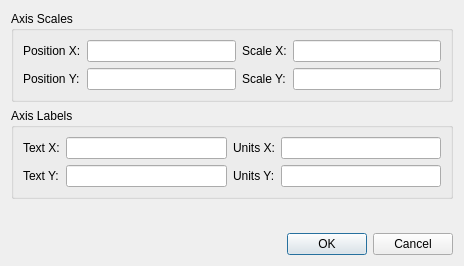
<?xml version="1.0" encoding="UTF-8"?>
<ui version="4.0">
 <class>AxisWidget</class>
 <widget class="QDialog" name="AxisWidget">
  <property name="enabled">
   <bool>true</bool>
  </property>
  <property name="geometry">
   <rect>
    <x>0</x>
    <y>0</y>
    <width>464</width>
    <height>266</height>
   </rect>
  </property>
  <property name="windowTitle">
   <string>Axes</string>
  </property>
  <layout class="QGridLayout" name="gridLayout_3">
   <item row="0" column="0">
    <layout class="QVBoxLayout" name="verticalLayout">
     <item>
      <widget class="QGroupBox" name="scaleGroupBox">
       <property name="title">
        <string>Axis Scales</string>
       </property>
       <layout class="QGridLayout" name="gridLayout_5">
        <item row="0" column="0">
         <layout class="QGridLayout" name="scaleGridLayout">
          <item row="1" column="2">
           <widget class="QLabel" name="yscaleLabel">
            <property name="toolTip">
             <string>y-scale of pixels</string>
            </property>
            <property name="text">
             <string>Scale Y:</string>
            </property>
           </widget>
          </item>
          <item row="1" column="1">
           <widget class="QLineEdit" name="ypositionLineEdit">
            <property name="toolTip">
             <string>y-coordinate of the first pixel</string>
            </property>
           </widget>
          </item>
          <item row="0" column="0">
           <widget class="QLabel" name="xpositionLabel">
            <property name="toolTip">
             <string>x-coordinate of the first pixel</string>
            </property>
            <property name="text">
             <string>Position X:</string>
            </property>
           </widget>
          </item>
          <item row="0" column="1">
           <widget class="QLineEdit" name="xpositionLineEdit">
            <property name="toolTip">
             <string>x-coordinate of the first pixel</string>
            </property>
           </widget>
          </item>
          <item row="1" column="3">
           <widget class="QLineEdit" name="yscaleLineEdit">
            <property name="toolTip">
             <string>y-scale of pixels</string>
            </property>
           </widget>
          </item>
          <item row="0" column="2">
           <widget class="QLabel" name="xscaleLabel">
            <property name="toolTip">
             <string>x-scale of pixels</string>
            </property>
            <property name="text">
             <string>Scale X:</string>
            </property>
           </widget>
          </item>
          <item row="0" column="3">
           <widget class="QLineEdit" name="xscaleLineEdit">
            <property name="toolTip">
             <string>x-scale of pixels</string>
            </property>
           </widget>
          </item>
          <item row="1" column="0">
           <widget class="QLabel" name="ypositionLabel">
            <property name="toolTip">
             <string>y-coordinate of the first pixel</string>
            </property>
            <property name="text">
             <string>Position Y:</string>
            </property>
           </widget>
          </item>
         </layout>
        </item>
       </layout>
      </widget>
     </item>
     <item>
      <widget class="QGroupBox" name="labelGroupBox">
       <property name="title">
        <string>Axis Labels</string>
       </property>
       <layout class="QGridLayout" name="gridLayout_4">
        <item row="0" column="0">
         <layout class="QGridLayout" name="labelGridLayout">
          <item row="0" column="1">
           <widget class="QLineEdit" name="xtextLineEdit">
            <property name="toolTip">
             <string>text of x-axis</string>
            </property>
           </widget>
          </item>
          <item row="1" column="3">
           <widget class="QLineEdit" name="yunitsLineEdit">
            <property name="toolTip">
             <string>units of y-axis</string>
            </property>
           </widget>
          </item>
          <item row="0" column="0">
           <widget class="QLabel" name="xtextLabel">
            <property name="toolTip">
             <string>text of x-axis</string>
            </property>
            <property name="text">
             <string>Text X:</string>
            </property>
           </widget>
          </item>
          <item row="0" column="2">
           <widget class="QLabel" name="xunitsLabel">
            <property name="toolTip">
             <string>units of x-axis</string>
            </property>
            <property name="text">
             <string>Units X:</string>
            </property>
           </widget>
          </item>
          <item row="0" column="3">
           <widget class="QLineEdit" name="xunitsLineEdit">
            <property name="toolTip">
             <string>units of x-axis</string>
            </property>
           </widget>
          </item>
          <item row="1" column="0">
           <widget class="QLabel" name="ytextLabel">
            <property name="toolTip">
             <string>text of y-axis</string>
            </property>
            <property name="text">
             <string>Text Y:</string>
            </property>
           </widget>
          </item>
          <item row="1" column="2">
           <widget class="QLabel" name="yunitsLabel">
            <property name="toolTip">
             <string>units of y-axis</string>
            </property>
            <property name="text">
             <string>Units Y:</string>
            </property>
           </widget>
          </item>
          <item row="1" column="1">
           <widget class="QLineEdit" name="ytextLineEdit">
            <property name="toolTip">
             <string>text of y-axis</string>
            </property>
           </widget>
          </item>
         </layout>
        </item>
       </layout>
      </widget>
     </item>
     <item>
      <spacer name="verticalSpacer">
       <property name="orientation">
        <enum>Qt::Vertical</enum>
       </property>
       <property name="sizeHint" stdset="0">
        <size>
         <width>20</width>
         <height>40</height>
        </size>
       </property>
      </spacer>
     </item>
     <item>
      <widget class="QDialogButtonBox" name="buttonBox">
       <property name="orientation">
        <enum>Qt::Horizontal</enum>
       </property>
       <property name="standardButtons">
        <set>QDialogButtonBox::Cancel|QDialogButtonBox::Ok</set>
       </property>
      </widget>
     </item>
    </layout>
   </item>
  </layout>
 </widget>
 <resources/>
 <connections>
  <connection>
   <sender>buttonBox</sender>
   <signal>accepted()</signal>
   <receiver>AxisWidget</receiver>
   <slot>accept()</slot>
   <hints>
    <hint type="sourcelabel">
     <x>248</x>
     <y>254</y>
    </hint>
    <hint type="destinationlabel">
     <x>157</x>
     <y>274</y>
    </hint>
   </hints>
  </connection>
  <connection>
   <sender>buttonBox</sender>
   <signal>rejected()</signal>
   <receiver>AxisWidget</receiver>
   <slot>reject()</slot>
   <hints>
    <hint type="sourcelabel">
     <x>316</x>
     <y>260</y>
    </hint>
    <hint type="destinationlabel">
     <x>286</x>
     <y>274</y>
    </hint>
   </hints>
  </connection>
 </connections>
</ui>
